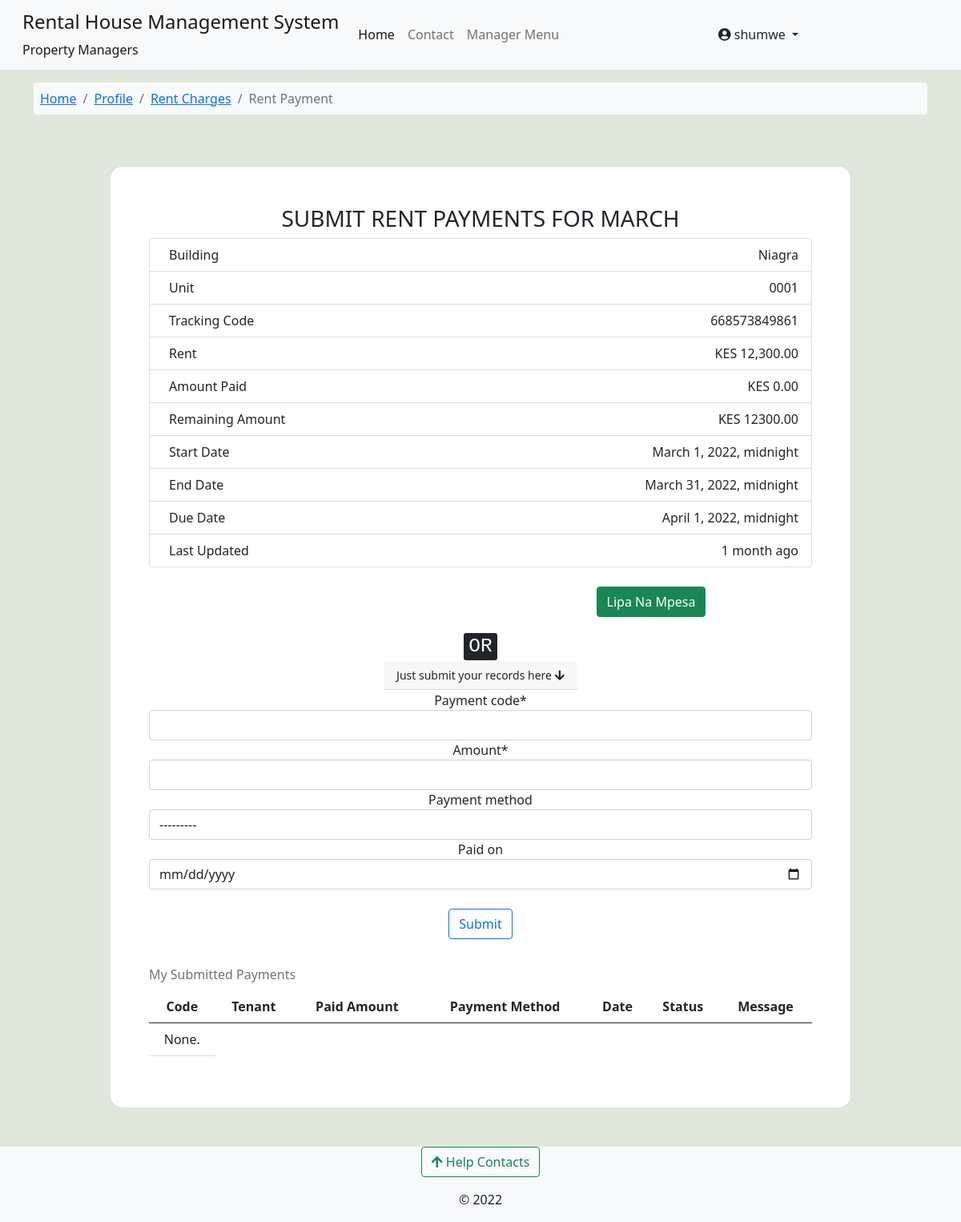
The app's page /rent-and-utility/submit-rent-pay-info/niagra-bumnsd-sd-djks/0001-niagra-bumnsd-sd-djks/668573849861/shumwe/ (signed in) with its own data.
### accounts/models.py (models this page shows, shortened)
class User(AbstractUser):
    avatar = models.ImageField(upload_to=get_avatar_path, default='no-avatar.png')
    is_verified = models.BooleanField(default=False)
    is_tenant = models.BooleanField(default=False)
    is_manager = models.BooleanField(default=False)

### utilities/models.py (models this page shows, shortened)
class UnitRentDetails(models.Model):
    STATUS_CHOICES = [
        ('refunded', 'Refunded'),
        ('open', 'open'),
        ('closed', 'closed'),
        ('defaulted', 'Added To Defaulted'),
    ]
    RENT_TYPE_CHOICES = [
        ('rent', 'Monthly Rent'),
        ('s_deposit', 'Security Deposit'),
    ]
    code = models.CharField(max_length=15, unique=True, null=True, blank=True)
    tenant = models.ForeignKey(Tenants, on_delete=models.DO_NOTHING)
    unit = models.ForeignKey(RentalUnit, on_delete=models.CASCADE)
    rent_amount = models.DecimalField(
        max_digits=9, decimal_places=2, help_text="This field will be populated automatically")
    currency = models.CharField(max_length=10, default='KES')
    amount_paid = models.DecimalField(
        max_digits=9, decimal_places=2, default=0)
    pay_for_month = MultiSelectField(choices=MONTHS_SELECT)
    cleared = models.BooleanField(default=False)
    status = models.CharField(
        max_length=15, choices=STATUS_CHOICES, default='open')
    rent_type = models.CharField(
        max_length=15, choices=RENT_TYPE_CHOICES, default='rent')
    start_date = models.DateTimeField()
    end_date = models.DateTimeField()
    due_date = models.DateTimeField()
    notify_tenant = models.BooleanField(default=True)
    added = models.DateTimeField(default=datetime.now)
    updated = models.DateTimeField(auto_now=True)
    def amount_remaining(self):
        r_amount = (self.rent_amount-self.amount_paid)
        return r_amount
    class Meta:
        verbose_name_plural = 'Billing 1 | Rent Details'
        verbose_name = 'Rent For Unit'

### rental_property/models.py (models this page shows, shortened)
class Building(models.Model):
    STATUS_CHOICES = [
        ('op', 'Vacancies Available'),
        ('um', 'Under Maintanance'),
        ('fo', 'Fully Occupied'),
        ('dc', 'Decomisioned'),
    ]
    estate = models.ForeignKey(Estate, on_delete=models.CASCADE, null=True, blank=True)
    name = models.CharField(max_length=100)
    slug = models.SlugField(max_length=100, unique=True)
    registered_owner = models.CharField(max_length=50)
    manager = models.ForeignKey(Managers, on_delete=models.CASCADE, related_name='building_manager')
    added_by = models.ForeignKey(User, on_delete=models.DO_NOTHING)
    address_line = models.CharField(max_length=50)
    cover_image = models.ImageField(upload_to='building-cover', null=True, blank=True)
    county = models.ForeignKey(Counties, on_delete=models.CASCADE)
    country = models.CharField(max_length=50, default='Kenya')
    building_status = models.CharField(max_length=5, choices=STATUS_CHOICES)
    added = models.DateTimeField(default=datetime.now)
    updated = models.DateTimeField(auto_now=True)

class RentalUnit(models.Model):
    MAINTANANCE_STATUS_CHOICES = [
        ('nm', 'Unchechecked Report'),
        ('ip', 'Initiating Inspection'),
        ('ir', 'Maintanance In Progress'),
        ('op', 'No Active Reports'),
        ('rm', 'Remove'),
    ]
    STATUS_CHOICES = [
        ('occupied', 'Currently Occupied'),
        ('ready', 'Ready To Move In'),
        ('hold', 'On Hold'),
        ('maintanance', 'Under Maintanance'),
    ]
    building = models.ForeignKey(Building, on_delete=models.CASCADE)
    unit_type = models.ForeignKey(UnitType, on_delete=models.CASCADE)
    added_by = models.ForeignKey(User, on_delete=models.CASCADE)
    unit_number = models.CharField(max_length=50)
    slug = models.SlugField(max_length=50, unique=True, blank=True, null=True, help_text='This field is autogenerated')
    bathrooms = models.PositiveIntegerField()
    bedrooms = models.PositiveIntegerField()
    dimension = models.CharField(max_length=50)
    kitchen = models.BooleanField(default=True)
    status = models.CharField(max_length=20, choices=STATUS_CHOICES,default='ready')
    maintanance_status = models.CharField(max_length=6, choices=MAINTANANCE_STATUS_CHOICES, default='op')
    total_occupants = models.PositiveIntegerField(help_text="Number of people in the unit", null=True, blank=True)
    water_available = models.BooleanField(default=True)
    rent_amount = models.DecimalField(decimal_places=2, max_digits=9, null=True, blank=True)
    electricity_available = models.BooleanField(default=True)
    added = models.DateTimeField(default=datetime.now)
    updated = models.DateTimeField(auto_now=True)
    class Meta:
        unique_together = ('building', 'unit_number')
        verbose_name_plural = 'Rental Houses'

### utilities/views.py (the view)
# urls.py: path('submit-rent-pay-info/<slug:building_slug>/<slug:unit_slug>/<slug:rent_code>/<slug:username>/', views.submit_rent_payments, name='pay-info'),
@login_required
@user_passes_test(lambda user: user.is_tenant==True, login_url='profile')
def submit_rent_payments(request, building_slug, unit_slug, rent_code, username):
    building = Building.objects.get(slug=building_slug)
    unit = RentalUnit.objects.get(building=building, slug=unit_slug)
    manager = Managers.objects.get(building_manager__pk=building.id)
    tenant = Tenants.objects.get(rented_unit=unit, associated_account__username=username)
    rent = UnitRentDetails.objects.get(code=rent_code, tenant=tenant)
    previous_payments = RentPayment.objects.filter(tenant=tenant, tenant__rented_unit=unit, rent_details=rent)
    stripe_charge_total = int(rent.rent_amount-rent.amount_paid)*100
    stripe.api_key = STRIPE_SECRET_KEY
    rent_description = 'RENT CHARGES'
    if request.method == 'POST':
        pay_info_form = SubmitPaymentsForm(request.POST)
        if pay_info_form.is_valid():
            pay_info_form.instance.rent_details = rent
            pay_info_form.instance.tenant = tenant
            pay_info_form.instance.manager = manager
            pay_info_form.instance.paid_for_month = rent.pay_for_month
            pay_info_form.save()
            messages.success(request, 'Record submitted, update will be done once approved')
            return redirect('my-rent', building_slug=building.slug, unit_slug=unit.slug, username=tenant.associated_account.username)
    else:
        pay_info_form = SubmitPaymentsForm()
    context = {'pay_info_form':pay_info_form,'building':building,'rent':rent,
               'tenant':tenant,'unit':unit,'previous_payments':previous_payments,
               'stripe_publishable_key':STRIPE_PUBLISHABLE_KEY,'description':rent_description,
               'charge_total':stripe_charge_total,}
    return render(request, 'utilities_and_rent/submit-payments-rent.html', context)

### utilities/templates/utilities_and_rent/submit-payments-rent.html (shortened to what this page needs)
{% extends 'base.html' %}
{% load crispy_forms_tags %}
{% load humanize %}
{% block content %}
<nav class="container mt-3">
  <ol class="breadcrumb bg-light p-2 rounded-2">
      <li class="breadcrumb-item "><a href="{% url 'operational-buildings' %}">Home</a></li>
      <li class="breadcrumb-item"><a href="{% url 'profile' %}"> Profile </a></li>
      <li class="breadcrumb-item"><a href="{% url 'my-rent' building.slug unit.slug tenant.associated_account.username %}"> Rent Charges</a></li>
      <li class="breadcrumb-item active"> Rent Payment </li>
  </ol>
</nav>
<section style="background-color: #dfe8da;">
    <div class="container py-5 h-100">
      <div class="row d-flex justify-content-center align-items-center h-100">
        <div class="col-sm-12 col-md-10 col-xl-10">
          <div class="card shadow-2-strong" style="border-radius: 1rem;">
            <div class="card-body p-5">
                {% if rent.cleared %}
                <h3 class="text-uppercase text-center"> My Payment For {{rent.pay_for_month}}</h3>
                {% else %}
                <h3 class="text-uppercase text-center"> Submit Rent Payments For {{rent.pay_for_month}}</h3>
                {% endif %}
                <ul class="list-group">
                    <li class="list-group-item d-flex justify-content-between align-items-start">
                      <div class="ms-2 me-auto">
                        Building
                      </div>
                      <span> {{building.name}} </span>
                    </li>
                    <li class="list-group-item d-flex justify-content-between align-items-start">
                      <div class="ms-2 me-auto">Unit</div>
                      <span>{{unit.unit_number}}</span>
                    </li>
                    <li class="list-group-item d-flex justify-content-between align-items-start">
                        <div class="ms-2 me-auto">Tracking Code</div>
                        <span>{{rent.code}}</span>
                      </li>
                    <li class="list-group-item d-flex justify-content-between align-items-start">
                      <div class="ms-2 me-auto">Rent</div>
                      <span> {{rent.currency}} {{rent.rent_amount|intcomma}}</span>
                    </li>
                    <li class="list-group-item d-flex justify-content-between align-items-start">
                        <div class="ms-2 me-auto">Amount Paid</div>
                        <span> {{rent.currency}} {{rent.amount_paid|intcomma}}</span>
                      </li>
                      <li class="list-group-item d-flex justify-content-between align-items-start">
                        <div class="ms-2 me-auto">Remaining Amount</div>
                        <span> {{rent.currency}} {{rent.amount_remaining}} </span>
                      </li>
                      <li class="list-group-item d-flex justify-content-between align-items-start">
                        <div class="ms-2 me-auto">Start Date</div>
                        <span> {{rent.start_date}} </span>
                      </li>
                      <li class="list-group-item d-flex justify-content-between align-items-start">
                        <div class="ms-2 me-auto">End Date</div>
                        <span> {{rent.end_date}} </span>
                      </li>
                      <li class="list-group-item d-flex justify-content-between align-items-start">
                        <div class="ms-2 me-auto">Due Date</div>
                        <span>{% if rent.cleared == False %} {{rent.due_date}} {% else %} <del>{{rent.due_date}} {% endif %}</del> </span>
                      </li>
                      <li class="list-group-item d-flex justify-content-between align-items-start">
                        <div class="ms-2 me-auto">Last Updated</div>
                        <span> {{rent.updated|naturaltime}} </span>
                      </li>
                  </ul>
                <br>
        <div class="row text-center mb-3" style="{% if rent.cleared %} pointer-events: none; opacity: 0.4;{% endif %}">
          <div class="col-6">
        </div>
          <div class="col-6">
            <a type="button" class="btn btn-success" data-bs-toggle="modal" data-bs-target="#mpesaPaybillBackdrop"> Lipa Na Mpesa </a>
          </div>
        </div>
              <div class="text-center">
                <h3><kbd> OR </kbd></h3>
                <div>
                {% if rent.cleared == False %}
                <div class="text-center">
                <small class="card-header"> Just submit your records here <em class="fa fa-arrow-down"></em></small>
                <form class="no-padding text-center" method="POST" enctype="multipart/form-data">
                    <fieldset class="form-group">
                        {{ pay_info_form|crispy }}
                    </fieldset>
                    <br>
                    <div class="form-group">
                        <button class="btn btn-outline-primary" type="submit">Submit</button>
                    </div>
                </form>
                <div>
                {% endif %}
                <br>
                <div class="table-responsive">
                <table class="table caption-top">
                  <caption> My Submitted Payments </caption>
                  <thead>
                    <tr>
                      <th scope="col">Code</th>
                      <th scope="col">Tenant</th>
                      <th scope="col">Paid Amount</th>
                      <th scope="col"> Payment Method </th>
                      <th scope="col"> Date </th>
                      <th scope="col"> Status </th>
                      <th scope="col"> Message </th>
                    </tr>
                  </thead>
                  <tbody>
                    {% for pay in previous_payments %}
                    <tr>
                      <th scope="row">{{pay.payment_code}}</th>
                      <td>{{pay.tenant.associated_account.first_name}} {{tenant.associated_account.last_name}}</td>
                      <td>{{rent.currency}} {{pay.amount|intcomma}}</td>
                      <td> {% if pay.paid_with_stripe %} Stripe {% else %} {{pay.payment_method.name}} {% endif %} </td>
                      <td> {{pay.paid_on}} </td>
                      <td> {{pay.get_status_display}}</td>
                      {% if pay.reason %}
                      <td> {{pay.reason|safe}} </td>
                      {% else %}
                      <td> No message left </td>
                      {% endif %}
                    </tr>
                    {% empty %}
                    <tr>
                      <td> None. </td>
                    </tr>
                    {% endfor %}
                  </tbody>
                </table>
                </div>
            </div>
        </div>
      </div>
    </div>
  </div>
</section>
{% endblock %}

### templates/base.html (shortened to what this page needs)
{% load static %}
{% load i18n %}
<!doctype html>
<html lang="en">
  <head>
    <link href="https://cdn.jsdelivr.net/npm/bootstrap@5.0.2/dist/css/bootstrap.min.css" rel="stylesheet">
    <link type="text/css" href="{% static 'css/main.css' %}" rel="stylesheet">
    <link rel="stylesheet" href="https://cdnjs.cloudflare.com/ajax/libs/font-awesome/4.7.0/css/font-awesome.min.css">
    <link rel="stylesheet" href="https://pro.fontawesome.com/releases/v5.11.2/css/all.css">
  </head>
  <body class="d-flex flex-column min-vh-100" style="background-color: #dfe8da;">
    <nav class="navbar navbar-expand-lg navbar-light bg-light" aria-label="main-nav">
        <div class="container-fluid">
          <a class="navbar-brand align" href="#">
                <div class="d-flex">
                    <div class="ms-3 d-flex flex-column">
                        <div class="h4">Rental House Management System </div>
                        <div class="fs-6">Property Managers</div>
                    </div>
                </div>
            </a>
            <div class="collapse navbar-collapse" id="mynav">
                <ul class="navbar-nav mb-lg-0">
                    <li class="nav-item"> <a class="nav-link active" aria-current="page" href="{% url 'operational-buildings' %}">Home</a> </li>
                    <li class="nav-item"> <a class="nav-link" aria-current="page" href="{% url 'core:contact' %}">Contact</a> </li>
                    {% if user.is_manager %}
                    <li class="nav-item"> <a class="nav-link" data-bs-toggle="offcanvas" href="#hrmsCanvas" role="button" aria-controls="hrmsCanvas">Manager Menu</a> </li>
                    {% endif %}
                </ul>
                </div>
                {% if request.user.is_authenticated %}
                <div class="collapse navbar-collapse" id="mynav">
                  <div class="dropdown">
                    <a href="#" class="btn dropdown-toggle" type="button" id="dropdownMenuButton" data-bs-toggle="dropdown" aria-haspopup="true" aria-expanded="false">
                      <em class="fas fa-user-circle"></em> {{ request.user.username }}
                    </a>
                  </div>
                </div>
                {% endif %}
            </div>
    </nav>
    {% block content %}	{% endblock content%}
    <footer class="mt-auto bg-light">
      <div class="mb-3 text-center">
      <button class="btn btn-outline-success" type="button" data-bs-toggle="offcanvas" data-bs-target="#contactsOffcanvas" aria-controls="contactsOffcanvas"><em class="fas fa-arrow-upfas fa-arrow-up"></em> Help Contacts</button>
      </div>
      <div>
        <p class="text-center ">&copy; 2022</p>
  </footer>
  </body>
</html>

### records on screen
User: user.username "shumwe"
UnitRentDetails: pay_for_month "MARCH", code "668573849861", currency "KES", rent_amount "12,300.00", amount_paid "0.00", amount_remaining "12300.00", start_date "March 1, 2022, midnight", end_date "March 31, 2022, midnight", due_date "April 1, 2022, midnight", updated "1 month ago"
Building: name "Niagra"
RentalUnit: unit_number "0001"
